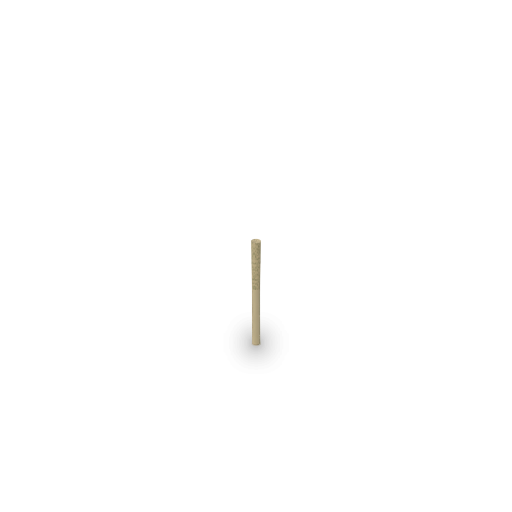
#> input picture images/products/0.25-preroll-cone.png, 1024 x 1024 px, given in place of preroll-tube-box-15.png, which was not available (shown at 1/2 size)
$ python post_tube.py
#> lines starting #> are read from the running program, lines starting #| are printed output that depends on the picture; after the words box and inside, x2 and y2 are one past the last pixel; in counts of white or black regions, pixels touching at a corner belong together
from PIL import Image, ImageStat
P='/home/claude/bazelet-catalog-temporary/images/products/'; B='/home/claude/work/bl/'
def solid(im, th=235): return im.getchannel('A').point(lambda v:255 if v>th else 0)
def mean(im): return ImageStat.Stat(im.convert('RGB'), solid(im,250)).mean
import shutil
jobs=[('preroll-tube-box-15.png','tube-box',['tube15-closed','tube15-open']),('preroll-tube-box-2.png','tube-box',['tube2-closed','tube2-open'])]
P=B+'ref/'
for n in ('15','2'):
    for st in ('closed','open'): shutil.copy(B+f'out_tube-{st}.png',B+f'out_tube{n}-{st}.png')
for ref,cal,outs in jobs:
    r=Image.open(P+ref).convert('RGBA'); c=Image.open(B+f'cal_{cal}.png').convert('RGBA')
#> further down, r is the input picture: PIL image 1024x1024 RGBA; mean R, G, B, A 0.7, 0.6, 0.5, 1
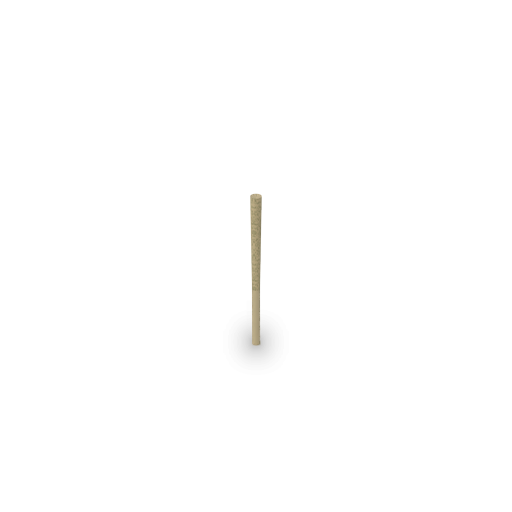
#> input picture images/products/0.5-preroll-cone.png, 1024 x 1024 px, given in place of cal_tube-box.png, which was not available (shown at 1/2 size)
#> further down, c is the input picture: PIL image 1024x1024 RGBA; mean R, G, B, A 1, 0.9, 0.7, 1.5
    rb=solid(r).getbbox(); cb=solid(c).getbbox(); f=1024/c.width
#> in solid, `def solid(im, th=235): return im.getchannel('A').point(lambda v:255 if..`:
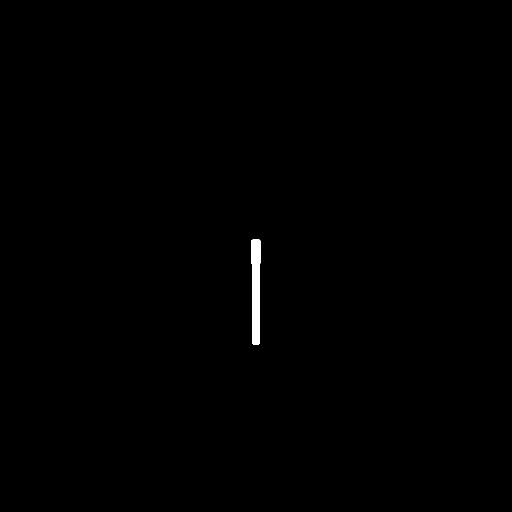
#> returned value: PIL image 1024x1024 L (shown at 1/2 size); 0.33% white; 1 white region, box (x1, y1, x2, y2) and area: (503, 478, 521, 690) 3423
#> after `rb = solid(r).getbbox()`: rb = (503, 478, 521, 690)
#> call 2 of solid, with th = 235
#> in solid (call 2), `def solid(im, th=235): return im.getchannel('A').point(lambda v:255 if..`:
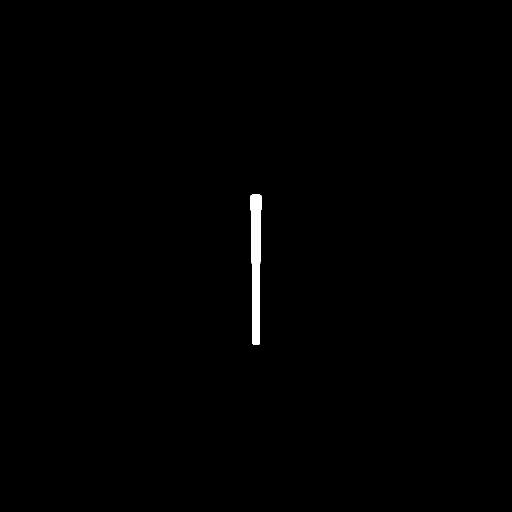
#> returned value: PIL image 1024x1024 L (shown at 1/2 size); 0.49% white; 1 white region, box (x1, y1, x2, y2) and area: (501, 388, 523, 690) 5188
#> after `cb = solid(c).getbbox()`: cb = (501, 388, 523, 690)
#> after `f = 1024 / c.width`: f = 1
    kh=(rb[3]-rb[1])/((cb[3]-cb[1])*f); kw=(rb[2]-rb[0])/((cb[2]-cb[0])*f); k=kh   # same 120 mm height; the old image was a 28 x 28 box, so width is not comparable
#> after `kh = (rb[3] - rb[1]) / ((cb[3] - cb[1]) * f)`: kh = 0.702
#> after `kw = (rb[2] - rb[0]) / ((cb[2] - cb[0]) * f)`: kw = 0.818
#> after `k = kh`: k = 0.702
    g=[a/b for a,b in zip(mean(r),mean(c))]; print(cal,'scale h/w',round(kh,3),round(kw,3),'gain',[round(x,2) for x in g])
#> after `g = [a / b for a, b in zip(mean(r), mean(c))]`: g = [1.01, 1.01, 1.02]
#| tube-box scale h/w 0.702 0.818 gain [1.01, 1.01, 1.02]
    for o in outs:
        im=Image.open(B+f'out_{o}.png').convert('RGBA'); rr,gg,bb,aa=im.split()
        # the shadow catcher leaves a faint veil over the whole floor: remove that baseline, keep the real shadow and the object
        edge=sorted(list(aa.crop((0,0,aa.width,12)).tobytes())+list(aa.crop((0,aa.height-12,aa.width,aa.height)).tobytes())); a0=edge[int(len(edge)*0.9)]*1.6+6
#> after `edge = sorted(list(aa.crop((0, 0, aa.width, 12)).tobytes()) + list(aa.`: edge = 24576 items
#> after `a0 = edge[int(len(edge) * 0.9)] * 1.6 + 6`: a0 = 6
        aa=aa.point(lambda v: 255 if v>=250 else int(max(0,(v-a0))/(250-a0)*250))
        # floor pixels carry only the shadow: neutral dark, no bright veil
        dark=Image.new('RGB',im.size,(38,44,54)); from PIL import ImageFilter, ImageChops
#> after `dark = Image.new('RGB', im.size, (38, 44, 54))`:
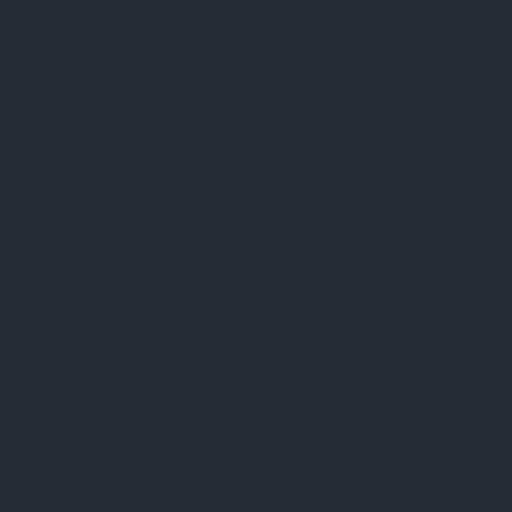
#> dark: PIL image 1024x1024 RGB (shown at 1/2 size); mean R, G, B 38, 44, 54
        near=aa.point(lambda v:255 if v>=200 else 0).filter(ImageFilter.MaxFilter(5)); m=ImageChops.subtract(aa.point(lambda v:255 if v<200 else 0),near); rgb=Image.merge('RGB',(rr.point(lambda v:min(255,v*g[0])),gg.point(lambda v:min(255,v*g[1])),bb.point(lambda v:min(255,v*g[2])))); rgb.paste(dark,(0,0),m); aa=Image.composite(aa.point(lambda v: min(199,int(max(0,v-12)*2.2))),aa,m); im=Image.merge('RGBA',(*rgb.split(),aa))
#> after `near = aa.point(lambda v: 255 if v >= 200 else 0).filter(ImageFilter.M`:
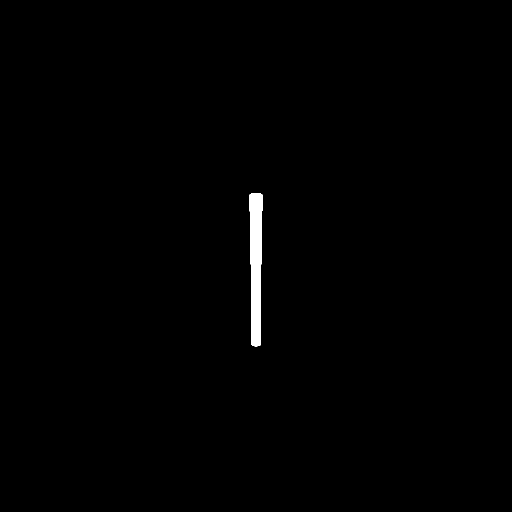
#> near: PIL image 1024x1024 L (shown at 1/2 size); 0.63% white; 1 white region, box (x1, y1, x2, y2) and area: (499, 386, 525, 693) 6593
        # tidy the floor: fade towards the render frame, nothing below the object's footprint
        import numpy as np
        A=np.array(aa).astype(float); H,W=A.shape; sol=np.array(near)>0; ys,xs=np.where(sol); ramp=np.minimum(1,np.minimum.reduce([np.arange(W)[None,:]+0*A,(W-1-np.arange(W))[None,:]+0*A,np.arange(H)[:,None]+0*A,(H-1-np.arange(H))[:,None]+0*A])/90.0)
#> after `H, W = A.shape`: H = 1024; W = 1024
#> after `ys, xs = np.where(sol)`: ys = 6593 values from 386 to 692; xs = 6593 values, max 524 at index 85, min 499 at index 60, mean 511.5
#> after `ramp = np.minimum(1, np.minimum.reduce([np.arange(W)[None, :] + 0 * A,`:
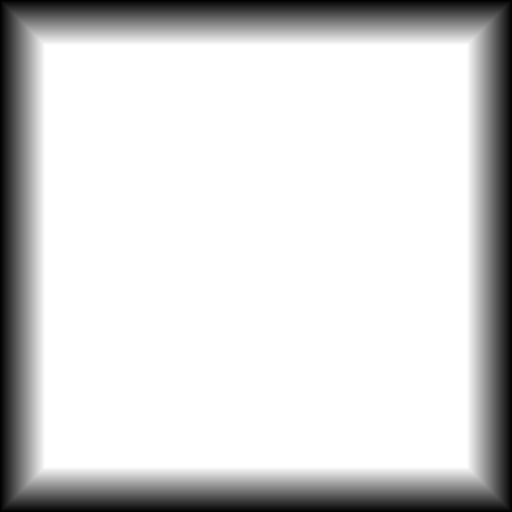
#> ramp: shape (1024, 1024) float64 (shown at 1/2 size); min 0, max 1, mean 0.833
        fl=~sol; A[fl]*=ramp[fl]; A[(np.arange(H)[:,None]>ys.max()+0.03*H)&fl]=0; A[(np.arange(H)[:,None]<ys.min())&fl]=0
        aa=Image.fromarray(A.astype('uint8')); im.putalpha(aa)
        box=aa.point(lambda v:255 if v>6 else 0).getbbox(); im=im.crop(box); im=im.resize((round(im.width*k),round(im.height*k)),Image.LANCZOS)
#> after `box = aa.point(lambda v: 255 if v > 6 else 0).getbbox()`: box = (483, 387, 542, 714)
#> after `im = im.resize((round(im.width * k), round(im.height * k)), Image.LANC`:
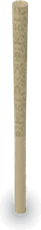
#> im: PIL image 41x230 RGBA; mean R, G, B, A 64.4, 60.4, 49.8, 75.6; transparent parts drawn white
        s=min(1,1004/max(im.size))
#> s = 1
        if s<1: print('  shrink',o,round(s,3)); im=im.resize((round(im.width*s),round(im.height*s)),Image.LANCZOS)
        out=Image.new('RGBA',(1024,1024),(0,0,0,0)); sb=im.getchannel('A').point(lambda v:255 if v>=200 else 0).getbbox(); ox=round(512-(sb[0]+sb[2])/2); oy=round(512-(sb[1]+sb[3])/2)
#> after `out = Image.new('RGBA', (1024, 1024), (0, 0, 0, 0))`: out: PIL image 1024x1024 RGBA; every value is 0
#> after `sb = im.getchannel('A').point(lambda v: 255 if v >= 200 else 0).getbbo`: sb = (13, 1, 28, 213)
#> after `ox = round(512 - (sb[0] + sb[2]) / 2)`: ox = 492
#> after `oy = round(512 - (sb[1] + sb[3]) / 2)`: oy = 405
        ox=max(10,min(1014-im.width,ox)) if im.width<=1004 else (1024-im.width)//2; oy=max(10,min(1014-im.height,oy)) if im.height<=1004 else (1024-im.height)//2
        out.alpha_composite(im,(ox,oy)); out.save(B+f'final_{o}.png'); print('  ',o,im.size)
#|    tube15-closed (41, 230)
#> (the run stopped early here; a loop or call above may not have finished)
